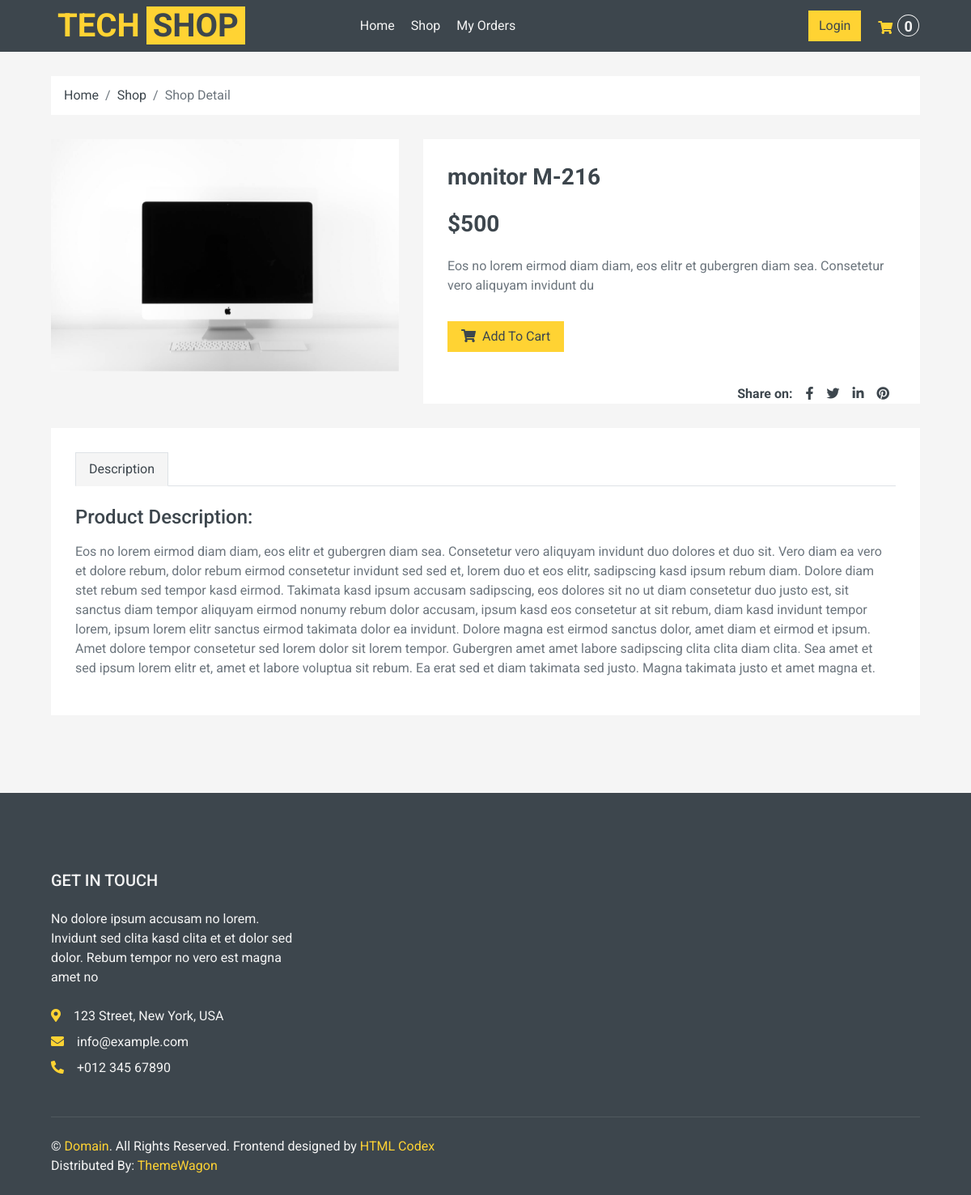
/detail/monitor-m-216-1671782490, run on the app's committed database.
### shop/models.py (models this page shows, shortened)
class Product(models.Model):
    CATEGORY = (
        ("Tech", "Tech"),
        ("New", "New"),
        ("Popular", "Popular"),
    )
    default_description = """
    Eos no lorem eirmod diam diam, eos elitr et gubergren diam sea. Consetetur vero aliquyam invidunt duo dolores et duo sit. Vero diam ea vero et dolore rebum, dolor rebum eirmod consetetur invidunt sed sed et, lorem duo et eos elitr, sadipscing kasd ipsum rebum diam. Dolore diam stet rebum sed tempor kasd eirmod. Takimata kasd ipsum accusam sadipscing, eos dolores sit no ut diam consetetur duo justo est, sit sanctus diam tempor aliquyam eirmod nonumy rebum dolor accusam, ipsum kasd eos consetetur at sit rebum, diam kasd invidunt tempor lorem, ipsum lorem elitr sanctus eirmod takimata dolor ea invidunt.

    Dolore magna est eirmod sanctus dolor, amet diam et eirmod et ipsum. Amet dolore tempor consetetur sed lorem dolor sit lorem tempor. Gubergren amet amet labore sadipscing clita clita diam clita. Sea amet et sed ipsum lorem elitr et, amet et labore voluptua sit rebum. Ea erat sed et diam takimata sed justo. Magna takimata justo et amet magna et.
    """
    name = models.CharField(verbose_name="название продукта", max_length=100)
    price = models.IntegerField(null=True, blank=True)
    description = models.TextField(default=default_description, blank=True)
    rating = models.IntegerField(null=True, blank=True)
    pic = models.ImageField(
        upload_to="shop/%Y/%m", null=True, blank=True, default="default_picture.png"
    )
    added_at = models.DateTimeField(
        verbose_name="Data of appearance", auto_now_add=True, null=True
    )
    category = models.CharField(max_length=100, choices=CATEGORY)
    slug = models.SlugField(blank=True, null=True, unique=True)

### shop/views.py (the view)
# urls.py: path("detail/<slug:product_slug>", detail, name="detail"),
def detail(request, product_slug):
    product = get_object_or_404(Product, slug=product_slug)
    ctx = {"product": product}
    return render(request, "detail.html", ctx)

### shop/context_processors.py (called while the page is built)
def get_cart_total(request):
    cart = get_cart(request, create=False)
    return {"crt_total_quantity": cart.order_total_quantity if cart else 0}

### shop/utils.py (called while the page is built, shortened)
def get_cart(request, *, create=True):
    if request.user.is_authenticated:
        cart_query = Order.objects.filter(customer=request.user, status="Cart")
    else:
        return get_visitor_cart(request, create=create)
    cart = cart_query.order_by("pk").first()
    if cart is None and create:
        cart = Order.objects.create(customer=request.user, status="Cart")
    return cart

def get_visitor_cart(request, *, create=True):
    if not request.session.session_key:
        if not create:
            return None
        request.session.create()

### templates/detail.html (shortened to what this page needs)
{%extends "main.html"%}
{%load static%}
{%block detail%}
    <div class="container-fluid">
        <div class="row px-xl-5">
            <div class="col-12">
                <nav class="breadcrumb bg-light mb-30">
                  <a class="breadcrumb-item text-dark" href="{%url 'index'%}">Home</a>
                  <a class="breadcrumb-item text-dark" href="{%url 'shop'%}">Shop</a>
                    <span class="breadcrumb-item active">Shop Detail</span>
                </nav>
            </div>
        </div>
    </div>
    <div class="container-fluid pb-5">
        <div class="row px-xl-5 ">
            <div class="col-lg-5 mb-30">
                <div id="product-carousel" class="carousel slide" data-ride="carousel">
                    <div class="carousel-inner bg-light">
                        <div class="carousel-item active">
                            <img class="w-100 h-100" src="{{ product.pic.url }}" alt="Image">
                        </div>
                    </div>
                </div>
            </div>
            <div class="col-lg-7 h-auto mb-30">
                <div class="h-100 bg-light p-30">
                    <h3>{{product.name}}</h3>
                    <h3 class="font-weight-semi-bold mb-4">${{product.price}}</h3>
                    <p class="mb-4">{{product.description|slice:"100"}}</p>
                    <div class="d-flex align-items-center mb-4 pt-2">
                        <button class="btn btn-primary px-3 change_cart_btn" data-product_id = "{{product.id}}" data-action = "add"><i class="fa fa-shopping-cart mr-1"></i> Add To
                            Cart</button>
                    </div>
                    <div class="d-flex pt-3" style = "float:right;">
                        <strong class="text-dark mr-2">Share on:</strong>
                        <div class="d-inline-flex">
                            <a class="text-dark px-2" href="http://www.facebook.com">
                                <i class="fab fa-facebook-f"></i>
                            </a>
                            <a class="text-dark px-2" href="https://twitter.com/?">
                                <i class="fab fa-twitter"></i>
                            </a>
                            <a class="text-dark px-2" href="https://www.linkedin.com/">
                                <i class="fab fa-linkedin-in"></i>
                            </a>
                            <a class="text-dark px-2" href="https://www.pinterest.it/login/">
                                <i class="fab fa-pinterest"></i>
                            </a>
                        </div>
                    </div>
                </div>
            </div>
        </div>
        <div class="row px-xl-5">
            <div class="col">
                <div class="bg-light p-30">
                    <div class="nav nav-tabs mb-4">
                        <div class="nav-item nav-link text-dark active" data-toggle="tab" href="#tab-pane-1">Description</div>
                    </div>
                    <div class="tab-content">
                        <div class="tab-pane fade show active" id="tab-pane-1">
                            <h4 class="mb-3">Product Description:</h4>
                            <p>{{product.description}}</p>
                        </div>
                    </div>
                </div>
            </div>
        </div>
    </div>
{%endblock%}

### data on the page
Product: pic (picture), name "monitor M-216", price "500", description "Eos no lorem eirmod diam diam, eos elitr et gubergren diam sea. Consetetur vero aliquyam invidunt du", description "Eos no lorem eirmod diam diam, eos elitr et gubergren diam sea. Consetetur vero aliquyam invidunt duo dolores et duo sit. Vero diam ea vero et dolore rebum, dolor rebum eirmod consetetur invidunt sed sed et, lorem duo et eos elitr, sadipscing kasd ipsum rebum diam. Dolore diam stet rebum sed tempor kasd eirmod. Takimata kasd ipsum accusam sadipscing, eos dolores sit no ut diam consetetur duo justo est, sit sanctus diam tempor aliquyam eirmod nonumy rebum dolor accusam, ipsum kasd eos consetetur at sit rebum, diam kasd invidunt tempor lorem, ipsum lorem elitr sanctus eirmod takimata dolor ea invidunt. Dolore magna est eirmod sanctus dolor, amet diam et eirmod et ipsum. Amet dolore tempor…"

### other printed values
{{ crt_total_quantity }} "0"
